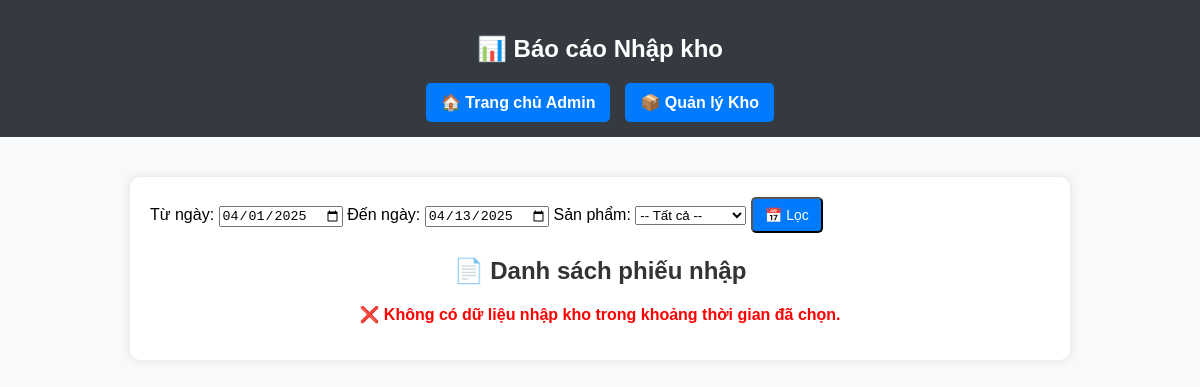
/admin/inventory_report.php (signed in), run on an earlier commit of the app's database.
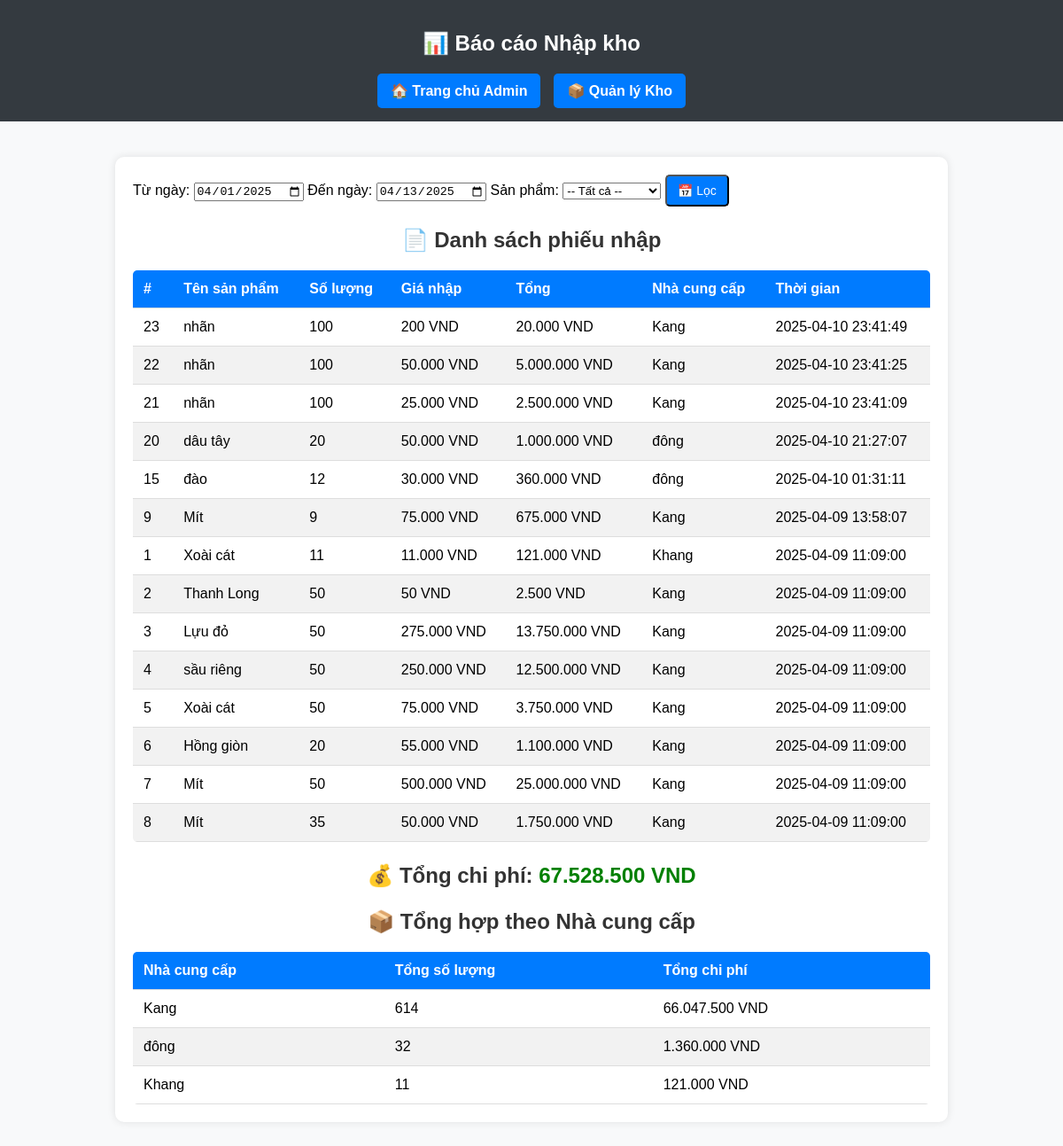
And on a later commit of the database.
### tables this page shows
CREATE TABLE `inventory` (
  `id` int(11) NOT NULL,
  `product_id` int(6) NOT NULL,
  `quantity` int(11) NOT NULL,
  `purchase_price` decimal(10,2) DEFAULT NULL,
  `selling_price` double DEFAULT NULL,
  `unit_type` varchar(10) DEFAULT NULL,
  `supplier` varchar(255) DEFAULT NULL,
  `import_date` timestamp NOT NULL DEFAULT current_timestamp(),
  `created_at` datetime DEFAULT current_timestamp()
);

CREATE TABLE `products` (
  `product_id` int(6) NOT NULL,
  `name` varchar(255) NOT NULL,
  `selling_price` decimal(10,2) DEFAULT NULL,
  `description` text DEFAULT NULL,
  `category` varchar(100) NOT NULL DEFAULT 'Chung',
  `discount` decimal(5,2) NOT NULL DEFAULT 0.00,
  `image_url` varchar(255) DEFAULT NULL,
  `created_at` timestamp NOT NULL DEFAULT current_timestamp(),
  `visibility` enum('public','private') DEFAULT 'public',
  `stock_quantity` int(11) DEFAULT 0,
  `unit` varchar(10) NOT NULL DEFAULT 'kg',
  `status` enum('selling','not_selling') DEFAULT 'not_selling'
);

### admin/inventory_report.php (the view, shortened to what this page needs)
<?php
require_once __DIR__ . '/../database/db_connect.php';
$start_date = $_GET['start_date'] ?? date('Y-m-01');
$end_date = $_GET['end_date'] ?? date('Y-m-d');
$where = "DATE(inv.created_at) BETWEEN ? AND ?";
$params = [$start_date, $end_date];
$types = "ss";
$sql = "SELECT inv.id, p.name, inv.quantity, inv.purchase_price, inv.supplier, inv.created_at
        FROM inventory inv
        JOIN products p ON inv.product_id = p.product_id
        WHERE $where
        ORDER BY inv.created_at DESC";
$stmt = $conn->prepare($sql);
$stmt->bind_param($types, ...$params);
$stmt->execute();
$result = $stmt->get_result();
$inventory_data = [];
$total_spent = 0;
$summary_by_supplier = [];
while ($row = $result->fetch_assoc()) {
    $inventory_data[] = $row;
    $total = $row['quantity'] * $row['purchase_price'];
    $total_spent += $total;
    $supplier = $row['supplier'];
    if (!isset($summary_by_supplier[$supplier])) {
        $summary_by_supplier[$supplier] = [
            'total_quantity' => 0,
            'total_spent' => 0
        ];
    }
    $summary_by_supplier[$supplier]['total_quantity'] += $row['quantity'];
    $summary_by_supplier[$supplier]['total_spent'] += $total;
}
?>
<!DOCTYPE html>
<html lang="vi">
<head>
    <link rel="stylesheet" href="../assets/css/admin.css">
</head>
<body>
<header>
    <h2>📊 Báo cáo Nhập kho</h2>
    <nav>
        <a href="index.php">🏠 Trang chủ Admin</a>
        <a href="manage_inventory.php">📦 Quản lý Kho</a>
    </nav>
</header>
<section>
    <form method="get" class="filter-form">
        <label for="start_date">Từ ngày:</label>
        <input type="date" name="start_date" id="start_date" value="<?= htmlspecialchars($start_date) ?>">
        <label for="end_date">Đến ngày:</label>
        <input type="date" name="end_date" id="end_date" value="<?= htmlspecialchars($end_date) ?>">
        <label for="product_id">Sản phẩm:</label>
        <select name="product_id" id="product_id">
            <option value="">-- Tất cả --</option>
        </select>
        <button type="submit" class="btn btn-primary">📅 Lọc</button>
    </form>
    <h3>📄 Danh sách phiếu nhập</h3>
    <?php if (!empty($inventory_data)): ?>
        <table class="admin-table">
            <thead>
                <tr>
                    <th>#</th>
                    <th>Tên sản phẩm</th>
                    <th>Số lượng</th>
                    <th>Giá nhập</th>
                    <th>Tổng</th>
                    <th>Nhà cung cấp</th>
                    <th>Thời gian</th>
                </tr>
            </thead>
            <tbody>
                <?php foreach ($inventory_data as $row): ?>
                <tr>
                    <td><?= $row['id'] ?></td>
                    <td><?= htmlspecialchars($row['name']) ?></td>
                    <td><?= (int)$row['quantity'] ?></td>
                    <td><?= number_format($row['purchase_price'], 0, ',', '.') ?> VND</td>
                    <td><?= number_format($row['quantity'] * $row['purchase_price'], 0, ',', '.') ?> VND</td>
                    <td><?= htmlspecialchars($row['supplier']) ?></td>
                    <td><?= $row['created_at'] ?></td>
                </tr>
                <?php endforeach; ?>
            </tbody>
        </table>
        <h3>💰 Tổng chi phí: <span style="color: green;">
            <?= number_format($total_spent, 0, ',', '.') ?> VND</span>
        </h3>
        <h3>📦 Tổng hợp theo Nhà cung cấp</h3>
        <table class="admin-table">
            <thead>
                <tr>
                    <th>Nhà cung cấp</th>
                    <th>Tổng số lượng</th>
                    <th>Tổng chi phí</th>
                </tr>
            </thead>
            <tbody>
                <?php foreach ($summary_by_supplier as $supplier => $summary): ?>
                <tr>
                    <td><?= htmlspecialchars($supplier) ?></td>
                    <td><?= (int)$summary['total_quantity'] ?></td>
                    <td><?= number_format($summary['total_spent'], 0, ',', '.') ?> VND</td>
                </tr>
                <?php endforeach; ?>
            </tbody>
        </table>
    <?php else: ?>
        <p class="error-message">❌ Không có dữ liệu nhập kho trong khoảng thời gian đã chọn.</p>
    <?php endif; ?>
</section>
</body>
</html>

What changed in the data, as far as the page shows it:
added inventory: id "23", product.name "nhãn", quantity "100", purchase_price "200", $row['quantity'] * $row['purchase_price'] "20.000", supplier "Kang", created_at "2025-04-10 23:41:49"
added inventory: id "22", product.name "nhãn", quantity "100", purchase_price "50.000", $row['quantity'] * $row['purchase_price'] "5.000.000", supplier "Kang", created_at "2025-04-10 23:41:25"
added inventory: id "21", product.name "nhãn", quantity "100", purchase_price "25.000", $row['quantity'] * $row['purchase_price'] "2.500.000", supplier "Kang", created_at "2025-04-10 23:41:09"
added inventory: id "20", product.name "dâu tây", quantity "20", purchase_price "50.000", $row['quantity'] * $row['purchase_price'] "1.000.000", supplier "đông", created_at "2025-04-10 21:27:07"
added inventory: id "15", product.name "đào", quantity "12", purchase_price "30.000", $row['quantity'] * $row['purchase_price'] "360.000", supplier "đông", created_at "2025-04-10 01:31:11"
added inventory: id "9", product.name "Mít", quantity "9", purchase_price "75.000", $row['quantity'] * $row['purchase_price'] "675.000", supplier "Kang", created_at "2025-04-09 13:58:07"
added inventory: id "1", product.name "Xoài cát", quantity "11", purchase_price "11.000", $row['quantity'] * $row['purchase_price'] "121.000", supplier "Khang", created_at "2025-04-09 11:09:00"
added inventory: id "2", product.name "Thanh Long", quantity "50", purchase_price "50", $row['quantity'] * $row['purchase_price'] "2.500", supplier "Kang", created_at "2025-04-09 11:09:00"
added inventory: id "3", product.name "Lựu đỏ", quantity "50", purchase_price "275.000", $row['quantity'] * $row['purchase_price'] "13.750.000", supplier "Kang", created_at "2025-04-09 11:09:00"
added inventory: id "4", product.name "sầu riêng", quantity "50", purchase_price "250.000", $row['quantity'] * $row['purchase_price'] "12.500.000", supplier "Kang", created_at "2025-04-09 11:09:00"
added inventory: id "5", product.name "Xoài cát", quantity "50", purchase_price "75.000", $row['quantity'] * $row['purchase_price'] "3.750.000", supplier "Kang", created_at "2025-04-09 11:09:00"
added inventory: id "6", product.name "Hồng giòn", quantity "20", purchase_price "55.000", $row['quantity'] * $row['purchase_price'] "1.100.000", supplier "Kang", created_at "2025-04-09 11:09:00"
added inventory: id "7", product.name "Mít", quantity "50", purchase_price "500.000", $row['quantity'] * $row['purchase_price'] "25.000.000", supplier "Kang", created_at "2025-04-09 11:09:00"
added inventory: id "8", product.name "Mít", quantity "35", purchase_price "50.000", $row['quantity'] * $row['purchase_price'] "1.750.000", supplier "Kang", created_at "2025-04-09 11:09:00"
Also different on the page:
$total_spent: (not shown) → "67.528.500"
text no longer shown: "❌ Không có dữ liệu nhập kho trong khoảng thời gian đã chọn."
text now shown: "# Tên sản phẩm Số lượng Giá nhập Tổng Nhà cung cấp Thời gian 💰 Tổng chi phí: VND 📦 Tổng hợp theo Nhà cung cấp Nhà cung cấp Tổng số lượng Tổng chi phí"
new list line: "614 66.047.500 VND"
new list line: "đông 32 1.360.000 VND"
new list line: "Khang 11 121.000 VND"
